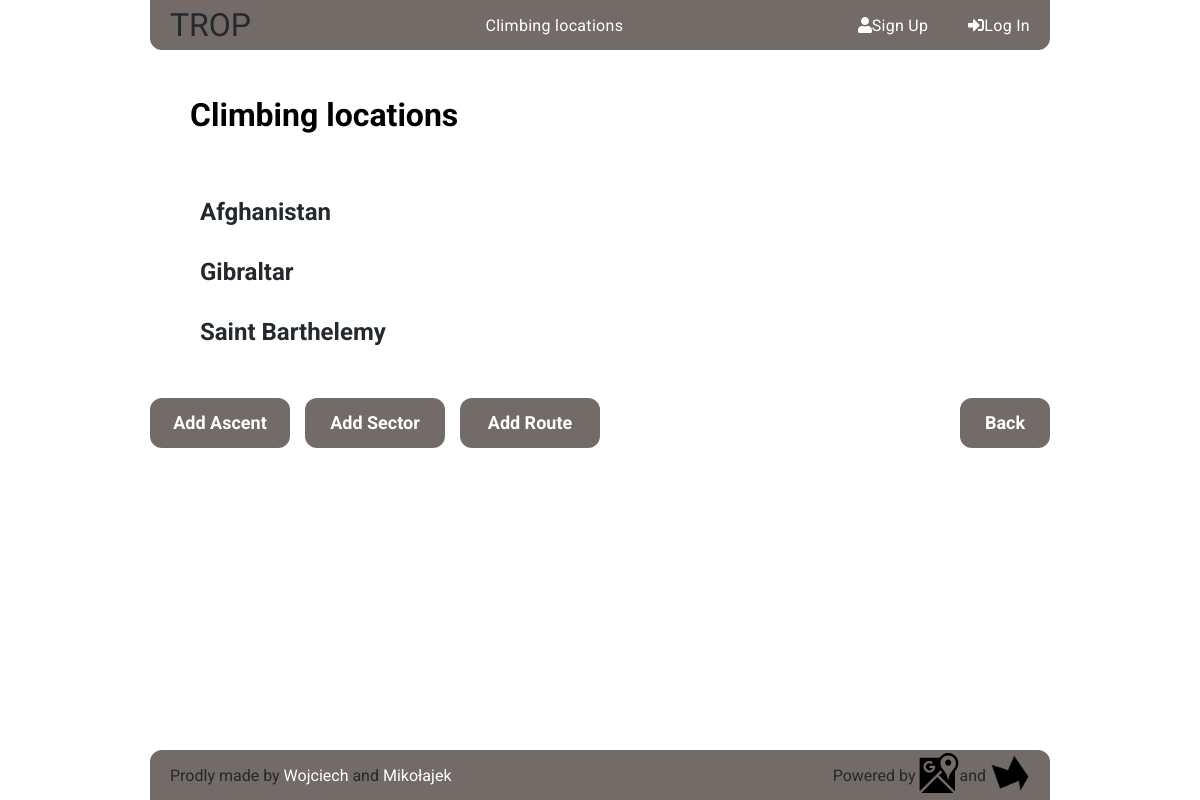
Before: /routes/regions/ with the older database file.
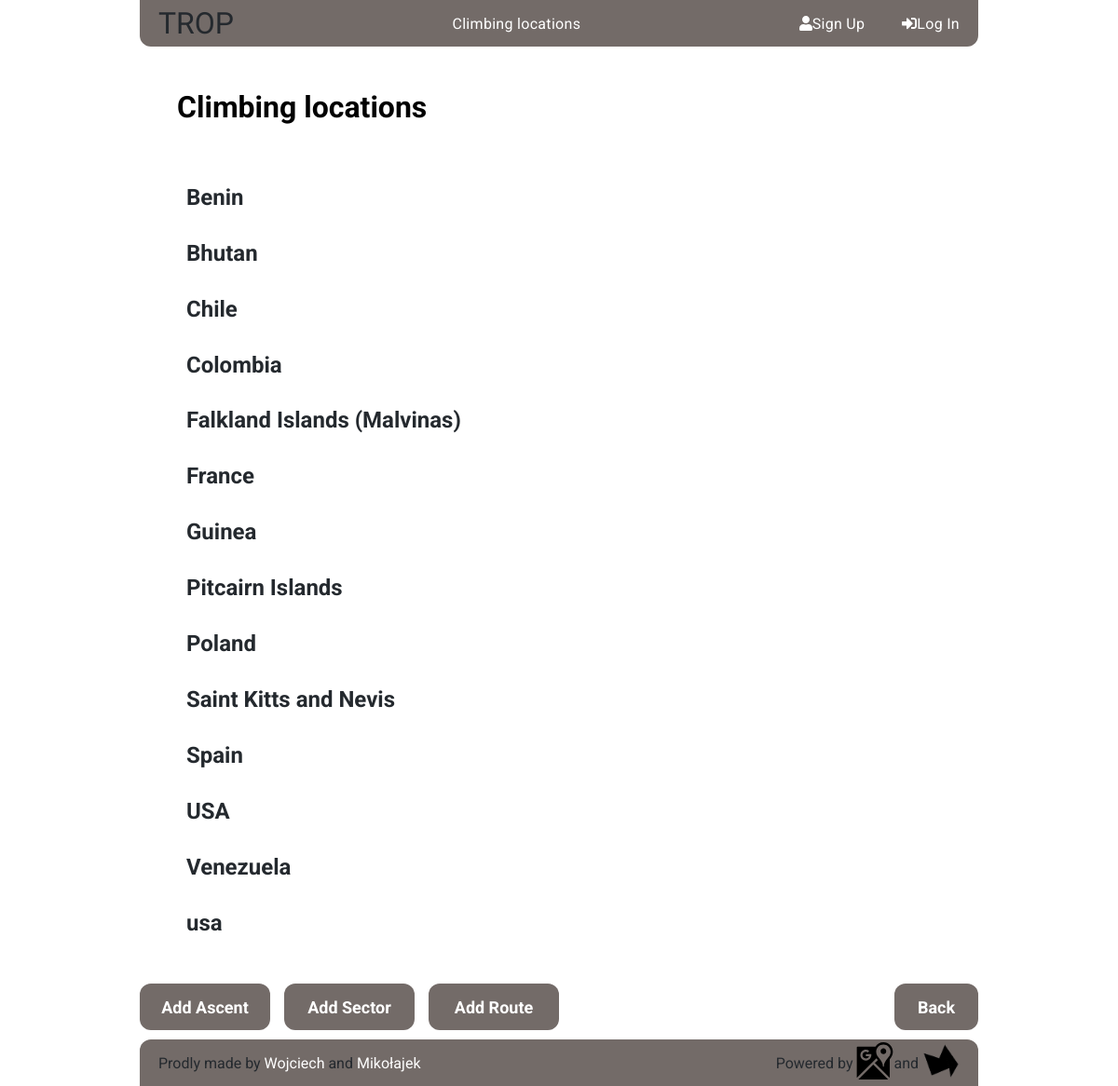
After: the same page with the newer database file.
### routes/models.py (models this page shows, shortened)
class Sector(models.Model):
    name = models.CharField(max_length = 100, unique=True)
    slug = models.SlugField(allow_unicode = True)
    region = models.CharField(max_length = 250, verbose_name = 'Region, Country')
    country = models.CharField(max_length = 100)
    location = PlainLocationField(based_fields=['region'], zoom = 7,
                                    default = '37.6564706,-119.5724832')
    created_at = models.DateTimeField(auto_now_add=True)
    updated_at = models.DateTimeField(auto_now=True)
    class Meta:
        get_latest_by = 'created_at'
        ordering = ['country', 'region', 'name']

### routes/views.py (the view)
class SectorList(ListView):
    model = Sector
    template_name = 'routes/sector_list.html'
    def get_queryset(self):
        self.sector_dict = {}
        country_object_list = Sector.objects.all()
        countries = set()
        for country in country_object_list:
            countries.add(country.country)
        for country in sorted(countries):
            region_object_list = Sector.objects.all().filter(country=country)
            cities = set()
            for region in region_object_list:
                cities.add(region.region)
            self.sector_dict[country] = {}
            for region in sorted(cities):
                    sectors = Sector.objects.all().filter(region=region)
                    sector_list = []
                    for sector in sectors:
                        sector_list.append(sector)
                    self.sector_dict[country][region] = sector_list
    def get_context_data(self, **kwargs):
        context = super().get_context_data(**kwargs)
        context['sector_dict'] = self.sector_dict
        return context

### routes/templates/routes/sector_list.html (shortened to what this page needs)
{% extends "routes/routes_base.html" %}
{% block route_content %}
  <div class="route-list">
    <h1>Climbing locations</h1>
    <ul>
      {% for country, city_dict in sector_dict.items %}
      <li class="country-list">
        <h2><a class="countries" href="#{{country|slugify}}">{{country}}</a></h2>
      {% endfor %}
      </li>
    </ul>
  </div>
    <div class="buttons">
    <div class="add-buttons">
      <a class="add-ascent" href="{% url 'routes:new_ascent' %}">Add Ascent</a>
      <a class="add-sector" href="{% url 'routes:new_sector_redirect' %}">Add Sector</a>
      <a class="add-route" href="{% url 'routes:new_route_redirect' %}">Add Route</a>
    </div>
    <input class="back-button" type=button value='Back' onClick="javascript:history.go(-1);">
  </div>
{% endblock route_content %}

### routes/templates/routes/routes_base.html
{% extends "base.html" %}
{% block content %}
  <div class="routes">
    {% block route_content %}
    {% endblock route_content %}
  </div>
{% endblock content %}

### templates/base.html (shortened to what this page needs)
<!DOCTYPE html>
{% load staticfiles %}
<html>
  <head>
    <link rel="stylesheet" href="{% static 'css/main.css' %}">
    <link rel="stylesheet" href="https://cdn.datatables.net/1.10.16/css/jquery.dataTables.min.css">
  </head>
  <body>
    <div class="container">
      <nav class="navbar">
          <a class="logo nav-element" href="{% url 'home' %}">TROP</a>
          <ul class="nav-element">
          {% if user.is_authenticated %}
            <li class="nav-item"><a class="nav-link" href="{% url 'routes:sectors' %}">Outdoor</a></li>
            <li class="nav-item"><a class="nav-link" href="{% url 'indoor:training_list' username=user.username %}">Indoor</a></li>
            <li class="nav-item"><a class="nav-link" href="{% url 'accounts:group_list' %}">Groups</a></li>
          {% else %}
            <li class="nav-item"><a class="nav-link" href="{% url 'routes:sectors' %}">Climbing locations</a></li>
          {% endif %}
          </ul>
          <ul class="nav-element">
            {% if user.is_authenticated %}
              <li class="nav-item">
                <a class="nav-link" href="{% url 'accounts:redirect_profile' %}">
                  <span class="fas fa-user"></span><span>&nbsp{{user}}</span>
                </a>
              </li>
                <li class="nav-item">
                  <a class="nav-link" href="{% url 'accounts:logout' %}">
                    <span class="fas fa-sign-out-alt"></span><span>&nbspLog Out</span>
                  </a>
                </li>
            {% else %}
            <li class="nav-item">
              <a class="nav-link" href="{% url 'accounts:signup' %}">
                <span class="fas fa-user"></span><span> Sign Up</span>
              </a>
            </li>
            <li class="nav-item">
              <a class="nav-link" href="{% url 'accounts:login' %}">
                <span class="fas fa-sign-in-alt"></span><span> Log In</span>
              </a>
            </li>
            {% endif %}
          </ul>
      </nav>
      <main class="content">
        {% block content %}{% endblock content %}
      </main>
      <footer>
        <div class="authors">
          <p>
            Prodly made by&nbsp<a href="https://github.com/wrymaszewski/" target="_blank">Wojciech</a>&nbspand&nbsp<a href="http://github.com/daxtersky">Mikołajek</a>
          </p>
        </div>
        <div class="firms">
          <p>
            Powered by&nbsp<a href="https://developers.google.com/maps/" target="_blank"><img src="{% static 'icons/googlemapsbw.svg' %}" alt=""></a>  and&nbsp<a href="https://api.highcharts.com/highcharts/"><img src="{% static 'icons/highcharts copy.png' %}" alt=""></a>
          </p>
        </div>
      </footer>
    </div>
  </body>
</html>

### static/css/main.css (style rules this page uses)
.routes .route-list { display: flex; flex-direction: column; margin: 25px 40px 0 40px; }
.routes .route-list ul { list-style: none; padding: 0; }
.routes .route-list ul a { display: flex; text-decoration: none; color: #24292e; line-height: 40px; padding-left: 10px; transition: 0.6s linear; border-radius: 12px; }
.routes a { color: #24292e; text-decoration: none; font-weight: bold; }
.buttons { display: flex; margin: 25px 40px 0 40px; justify-content: space-between; margin: 10px 0; }
.buttons .add-buttons { display: flex; flex-direction: row; }
.buttons .add-buttons .add-route, .buttons .add-buttons .add-sector, .buttons .add-buttons .add-ascent, .buttons .add-buttons .save, .buttons .add-buttons .add-training { display: flex; justify-content: center; align-items: center; text-decoration: none; width: 140px; margin-right: 15px; }
.buttons .add-route, .buttons .add-sector, .buttons .add-ascent, .buttons .back-button, .buttons .save, .buttons .delete-button, .buttons .add-training { height: 50px; width: 90px; border-radius: 12px; cursor: pointer; color: #fff; background-color: #736B68; font-family: 'Roboto', sans-serif; font-size: large; font-weight: bold; border: none; transition: 0.6s linear; }
.navbar { display: flex; align-items: center; justify-content: space-between; background-color: #736B68; height: 50px; border-radius: 0 0 12px 12px; }
.navbar .nav-element { display: flex; align-items: center; padding: 0; height: 100%; }
.navbar .nav-element:first-child { font-family: Bungee, sans-serif; text-decoration: none; color: #24292e; font-size: xx-large; transition: 0.6s linear; padding: 0 20px; }
.navbar .nav-element .nav-item { display: flex; align-items: center; justify-content: center; height: 100%; list-style: none; }
.navbar .nav-element .nav-item .nav-link { display: flex; align-items: center; justify-content: center; color: #fff; text-decoration: none; letter-spacing: 0.3px; padding: 0 20px; height: 100%; transition: 0.6s linear; }
footer { margin-top: auto; display: flex; align-items: center; justify-content: space-between; background-color: #736B68; height: 50px; border-radius: 12px 12px 0 0; }
footer .authors { color: #24292e; }
footer .authors a { color: #fff; }
footer .firms { color: #24292e; }
footer .authors, footer .firms { padding-left: 20px; padding-right: 20px; }
footer .authors p, footer .firms p { display: flex; align-items: center; transition: 0.6s linear; margin: 0; }
footer .authors p a, footer .firms p a { color: #fff; text-decoration: none; }
footer .authors p a img, footer .firms p a img { height: 40px; width: 40px; }
.container { width: 900px; margin: 0 auto; padding: 0; font-family: Roboto, sans-serif; min-height: 100vh; display: flex; flex-direction: column; }
* { box-sizing: border-box; }
body { margin: 0; padding: 0; }

Changed rows visible on the page:
removed Sector: sector_dict "Afghanistan"
removed Sector: sector_dict "Gibraltar"
removed Sector: sector_dict "Saint Barthelemy"
added Sector: sector_dict "Benin"
added Sector: sector_dict "Bhutan"
added Sector: sector_dict "Chile"
added Sector: sector_dict "Colombia"
added Sector: sector_dict "Falkland Islands (Malvinas)"
added Sector: sector_dict "France"
added Sector: sector_dict "Guinea"
added Sector: sector_dict "Pitcairn Islands"
added Sector: sector_dict "Poland"
added Sector: sector_dict "Saint Kitts and Nevis"
added Sector: sector_dict "Spain"
added Sector: sector_dict "USA"
added Sector: sector_dict "Venezuela"
added Sector: sector_dict "usa"
